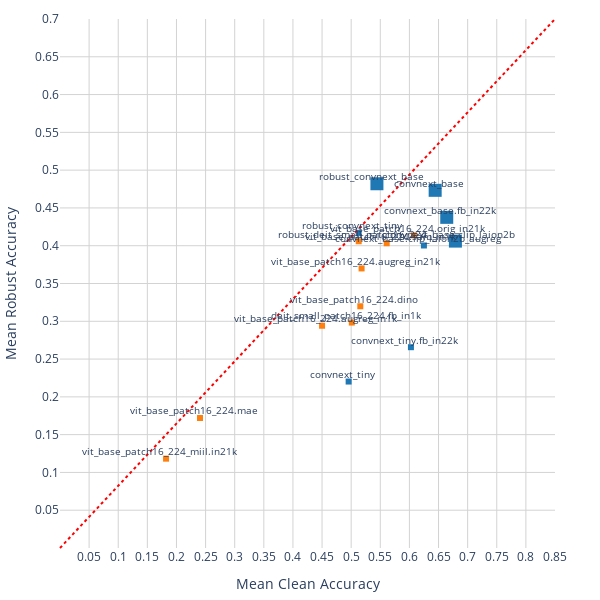

The notebook cell this image was saved under:
### Code cell
import pandas as pd
import numpy as np
import plotly.express as px


df_new_cleaned = df #.drop(columns=['Unnamed: 0'])
name =  'TRADES_v2' #
df_new_cleaned = df_new_cleaned[ df_new_cleaned.loss_function != name ]

# Assuming df_new_cleaned already exists and contains all necessary columns
# Group by backbone and loss function, compute the mean and standard deviation for clean and robust accuracy
aggregated_metrics = df_new_cleaned.groupby(['backbone', 'loss_function']).agg(
    Mean_Clean_Acc=('clean_acc', 'mean'),
    Std_Clean_Acc=('clean_acc', 'std'),
    Mean_Robust_Acc=('robust_acc', 'mean'),
    Std_Robust_Acc=('robust_acc', 'std')
).reset_index()

# Classify architectures into categories
aggregated_metrics['Architecture'] = aggregated_metrics['backbone'].apply(
    lambda name: 'ConvNext' if 'convnext' in name.lower() else ('ViT/DeiT' if 'deit' in name.lower() or 'vit' in name.lower() else 'Other')
)

# Assign marker shapes based on loss function
aggregated_metrics['Marker_Shape'] = aggregated_metrics['loss_function'].apply(
    lambda loss: 'circle' if loss == 'TRADES_v2' else ('square' if loss == 'CLASSIC_AT' else 'diamond')
)

# Identify Pareto front
x = aggregated_metrics['Mean_Clean_Acc']
y = aggregated_metrics['Mean_Robust_Acc']
is_pareto = np.array([
    not any((y[j] >= y[i] and x[j] >= x[i]) for j in range(len(x)) if i != j)
    for i in range(len(x))
])
pareto_points = aggregated_metrics[is_pareto]

# Add a mapping for loss functions to valid Plotly symbols
symbol_mapping = {
    'TRADES_v2': 'circle',
    'CLASSIC_AT': 'square'
}

# Update the scatter plot with proper legend entries for loss functions
fig = px.scatter(
    aggregated_metrics,
    x='Mean_Clean_Acc',
    y='Mean_Robust_Acc',
    color='Architecture',         # Color for architecture
    symbol='loss_function',       # Symbol for loss function
    # title='Backbone Performance: Clean vs. Robust Accuracy',
    labels={
        'Mean_Clean_Acc': 'Mean Clean Accuracy',
        'Mean_Robust_Acc': 'Mean Robust Accuracy',
        'loss_function': 'Loss Function'  # Custom label for legend
    },
    color_discrete_map={
        'ConvNext': '#1f77b4',  # Blue for ConvNext
        'ViT/DeiT': '#ff7f0e',  # Orange for ViT/DeiT
        'Other': '#2ca02c'      # Green for Other architectures
    },
    symbol_map=symbol_mapping    # Apply symbol mapping
)

# Add static backbone names as labels on the figure
for i, row in aggregated_metrics.iterrows():
    fig.add_annotation(
        x=row['Mean_Clean_Acc'] - 0.01,
        y=row['Mean_Robust_Acc'] + 0.01,  # Offset text slightly above the marker
        text=row['backbone'],
        showarrow=False,
        font=dict(size=10),
        align='center'
    )

# Add Pareto front markers with larger size and same shape/color as the original
for idx, d in enumerate(pareto_points.iterrows()):
    _, row = d
    fig.add_scatter(
        x=[row['Mean_Clean_Acc']],
        y=[row['Mean_Robust_Acc']],
        mode='markers',
        showlegend=False,  # Avoid duplicating legends
        marker=dict(
            size=13,  # Larger marker size
            symbol=symbol_mapping[row['loss_function']],  # Use the mapped symbol
            color=aggregated_metrics.loc[aggregated_metrics['backbone'] == row['backbone'], 'Architecture'].map({
                'ConvNext': '#1f77b4',  # Blue for ConvNext
                'ViT/DeiT': '#ff7f0e',  # Orange for ViT/DeiT
                'Other': '#2ca02c'     # Green for Other architectures
            }).values[0]  # Map the color dynamically
        ),
        name=f"Pareto"
    )


# Add a diagonal line (x = y)
fig.add_shape(
    type="line",
    x0=0, y0=0,  # Start of line
    x1=1, y1=1,  # End of line
    xref="paper", yref="paper",  # Use normalized coordinates (0 to 1 in plot space)
    line=dict(color="red", width=2, dash="dot")  # Line style
)

# Adjust layout for better visual clarity
fig.update_layout(
    legend_title=dict(text='Backbone and Loss Function'),
    width=600,
    height=600,
    font=dict(size=12),
    #title_font=dict(size=14),
    margin=dict(l=10, r=45, t=10, b=10),
    plot_bgcolor='rgba(0,0,0,0)',
    showlegend=False,
    xaxis=dict(showgrid=True, gridcolor='lightgrey', zeroline=False),
    yaxis=dict(showgrid=True, gridcolor='lightgrey', zeroline=False),
    yaxis_range=[0,0.7],
    xaxis_range=[0,0.85]
)


fig.update_layout(
    xaxis=dict(
        tickmode="array",
        tickvals=[0.05, 0.1, 0.15, 0.2, 0.25, 0.3, 0.35, 0.4, 0.45, 0.5, 0.55, 0.6, 0.65, 0.7, 0.75, 0.8, 0.85 ],
        ticktext=[0.05, 0.1, 0.15, 0.2, 0.25, 0.3, 0.35, 0.4, 0.45, 0.5, 0.55, 0.6, 0.65, 0.7, 0.75, 0.8, 0.85 ]
    ),
    yaxis=dict(
        tickmode="array",
        tickvals=[0.05, 0.1, 0.15, 0.2, 0.25, 0.3, 0.35, 0.4, 0.45, 0.5, 0.55, 0.6, 0.65, 0.7 ],
        ticktext=[0.05, 0.1, 0.15, 0.2, 0.25, 0.3, 0.35, 0.4, 0.45, 0.5, 0.55, 0.6, 0.65, 0.7 ]
    )
)

fig.show()
fig.write_image( "./figures/{}_{}.png".format(project_name,name) )

### Figure 1 — Plotly figure (JSON) as saved in the notebook; plotly's stock layout.template omitted (floating-point values rounded to 4 significant figures)
{"data": [{"hovertemplate": "Architecture=ConvNext<br>Loss Function=CLASSIC_AT<br>Mean Clean Accuracy=%{x}<br>Mean Robust Accuracy=%{y}<extra></extra>", "legendgroup": "ConvNext, CLASSIC_AT", "marker": {"color": "#1f77b4", "symbol": "square"}, "mode": "markers", "name": "ConvNext, CLASSIC_AT", "orientation": "v", "showlegend": true, "type": "scatter", "x": [0.6442, 0.679, 0.6249, 0.6641, 0.4957, 0.6026, 0.5442, 0.5129], "xaxis": "x", "y": [0.4733, 0.4061, 0.4003, 0.4375, 0.2203, 0.2657, 0.482, 0.417], "yaxis": "y"}, {"hovertemplate": "Architecture=ViT/DeiT<br>Loss Function=CLASSIC_AT<br>Mean Clean Accuracy=%{x}<br>Mean Robust Accuracy=%{y}<extra></extra>", "legendgroup": "ViT/DeiT, CLASSIC_AT", "marker": {"color": "#ff7f0e", "symbol": "square"}, "mode": "markers", "name": "ViT/DeiT, CLASSIC_AT", "orientation": "v", "showlegend": true, "type": "scatter", "x": [0.5011, 0.5129, 0.45, 0.5179, 0.5157, 0.2404, 0.6078, 0.561, 0.1821], "xaxis": "x", "y": [0.2983, 0.4059, 0.2941, 0.3699, 0.3199, 0.172, 0.4138, 0.4032, 0.1182], "yaxis": "y"}, {"marker": {"color": "#1f77b4", "size": 13, "symbol": "square"}, "mode": "markers", "name": "Pareto", "showlegend": false, "type": "scatter", "x": [0.6442], "y": [0.4733]}, {"marker": {"color": "#1f77b4", "size": 13, "symbol": "square"}, "mode": "markers", "name": "Pareto", "showlegend": false, "type": "scatter", "x": [0.679], "y": [0.4061]}, {"marker": {"color": "#1f77b4", "size": 13, "symbol": "square"}, "mode": "markers", "name": "Pareto", "showlegend": false, "type": "scatter", "x": [0.6641], "y": [0.4375]}, {"marker": {"color": "#1f77b4", "size": 13, "symbol": "square"}, "mode": "markers", "name": "Pareto", "showlegend": false, "type": "scatter", "x": [0.5442], "y": [0.482]}], "layout": {"annotations": [{"align": "center", "font": {"size": 10}, "showarrow": false, "text": "convnext_base", "x": 0.6342, "y": 0.4833}, {"align": "center", "font": {"size": 10}, "showarrow": false, "text": "convnext_base.clip_laion2b", "x": 0.669, "y": 0.4161}, {"align": "center", "font": {"size": 10}, "showarrow": false, "text": "convnext_base.clip_laion2b_augreg", "x": 0.6149, "y": 0.4103}, {"align": "center", "font": {"size": 10}, "showarrow": false, "text": "convnext_base.fb_in22k", "x": 0.6541, "y": 0.4475}, {"align": "center", "font": {"size": 10}, "showarrow": false, "text": "convnext_tiny", "x": 0.4857, "y": 0.2303}, {"align": "center", "font": {"size": 10}, "showarrow": false, "text": "convnext_tiny.fb_in22k", "x": 0.5926, "y": 0.2757}, {"align": "center", "font": {"size": 10}, "showarrow": false, "text": "deit_small_patch16_224.fb_in1k", "x": 0.4911, "y": 0.3083}, {"align": "center", "font": {"size": 10}, "showarrow": false, "text": "robust_convnext_base", "x": 0.5342, "y": 0.492}, {"align": "center", "font": {"size": 10}, "showarrow": false, "text": "robust_convnext_tiny", "x": 0.5029, "y": 0.427}, {"align": "center", "font": {"size": 10}, "showarrow": false, "text": "robust_deit_small_patch16_224", "x": 0.5029, "y": 0.4159}, {"align": "center", "font": {"size": 10}, "showarrow": false, "text": "vit_base_patch16_224.augreg_in1k", "x": 0.44, "y": 0.3041}, {"align": "center", "font": {"size": 10}, "showarrow": false, "text": "vit_base_patch16_224.augreg_in21k", "x": 0.5079, "y": 0.3799}, {"align": "center", "font": {"size": 10}, "showarrow": false, "text": "vit_base_patch16_224.dino", "x": 0.5057, "y": 0.3299}, {"align": "center", "font": {"size": 10}, "showarrow": false, "text": "vit_base_patch16_224.mae", "x": 0.2304, "y": 0.182}, {"align": "center", "font": {"size": 10}, "showarrow": false, "text": "vit_base_patch16_224.orig_in21k", "x": 0.5978, "y": 0.4238}, {"align": "center", "font": {"size": 10}, "showarrow": false, "text": "vit_base_patch16_224.sam_in1k", "x": 0.551, "y": 0.4132}, {"align": "center", "font": {"size": 10}, "showarrow": false, "text": "vit_base_patch16_224_miil.in21k", "x": 0.1721, "y": 0.1282}], "font": {"size": 12}, "height": 600, "legend": {"title": {"text": "Backbone and Loss Function"}, "tracegroupgap": 0}, "margin": {"b": 10, "l": 10, "r": 45, "t": 10}, "plot_bgcolor": "rgba(0,0,0,0)", "shapes": [{"line": {"color": "red", "dash": "dot", "width": 2}, "type": "line", "x0": 0, "x1": 1, "xref": "paper", "y0": 0, "y1": 1, "yref": "paper"}], "showlegend": false, "width": 600, "xaxis": {"anchor": "y", "domain": [0, 1], "gridcolor": "lightgrey", "range": [0, 0.85], "showgrid": true, "tickmode": "array", "ticktext": [0.05, 0.1, 0.15, 0.2, 0.25, 0.3, 0.35, 0.4, 0.45, 0.5, 0.55, 0.6, 0.65, 0.7, 0.75, 0.8, 0.85], "tickvals": [0.05, 0.1, 0.15, 0.2, 0.25, 0.3, 0.35, 0.4, 0.45, 0.5, 0.55, 0.6, 0.65, 0.7, 0.75, 0.8, 0.85], "title": {"text": "Mean Clean Accuracy"}, "zeroline": false}, "yaxis": {"anchor": "x", "domain": [0, 1], "gridcolor": "lightgrey", "range": [0, 0.7], "showgrid": true, "tickmode": "array", "ticktext": [0.05, 0.1, 0.15, 0.2, 0.25, 0.3, 0.35, 0.4, 0.45, 0.5, 0.55, 0.6, 0.65, 0.7], "tickvals": [0.05, 0.1, 0.15, 0.2, 0.25, 0.3, 0.35, 0.4, 0.45, 0.5, 0.55, 0.6, 0.65, 0.7], "title": {"text": "Mean Robust Accuracy"}, "zeroline": false}}}
